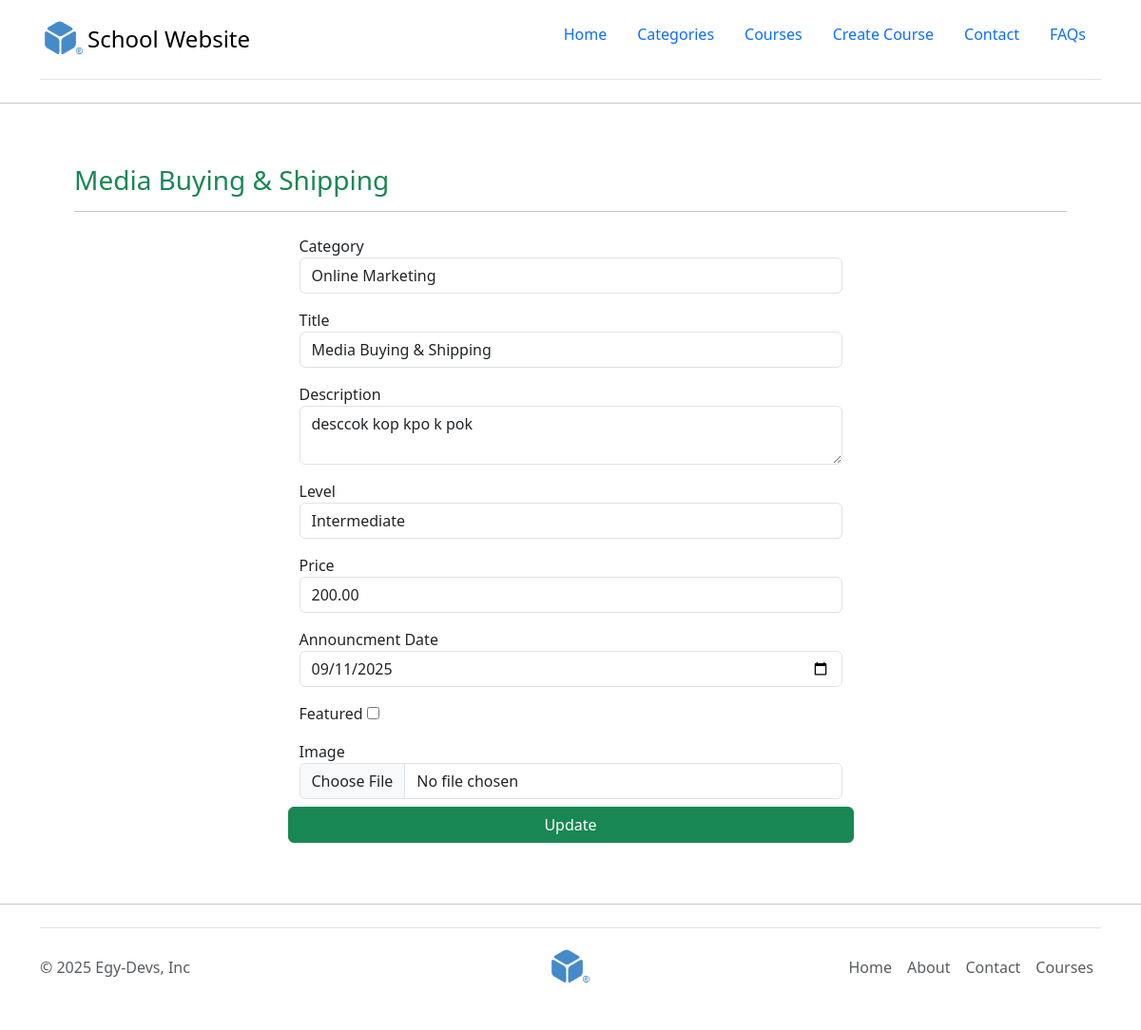
/courese/update/6/, run on the app's committed database.
### core/models.py (models this page shows, shortened)
class Course(models.Model): # Courses Table in database core_course
    LEVEL_CHOICES = (
        ('beginner', 'Beginner'),
        ('intermediate', 'Intermediate'),
        ('advacned', 'Advacned'),
    )
    cat = models.ForeignKey(Category, on_delete=models.SET_NULL, null=True, related_name='courses') # one-to-many (Web Develope | Networking) | cat_id = 1 , 2 , 3
    title = models.CharField(max_length=200, unique=True) # default (required) not nullable | string
    description = models.TextField() # Big string
    level = models.CharField(max_length=200, choices=LEVEL_CHOICES)
    price = models.DecimalField(max_digits=5, decimal_places=2, default=0.00, null=True, blank=True) # 159.99 $ | Decimals digits
    pub_date = models.DateField(null=True, blank=True)
    featured = models.BooleanField(default=False) # True, False
    image = models.ImageField(upload_to='courses', default='default.png', blank=True) # png, jpg | max_size: 2MB
    class Meta: # options
        verbose_name = 'Course'
        verbose_name_plural = 'Courses'
        get_latest_by = 'pub_date'

### core/views.py (the view)
# urls.py: path('courese/update/<int:course_id>/', update_course, name='update_course'),
def update_course(request, course_id):
    course = get_object_or_404(Course, id=course_id)
    if request.method == 'POST':
        form = CourseForm(request.POST, request.FILES, instance=course)
        if form.is_valid():
            form.save()
            messages.success(request, f'{course.title} Updated Successfully')
            return redirect('course', course_id)
        else:
            messages.error(request, 'Failed to update')
    else:
        form = CourseForm(instance=course)
    context = {
        'form':form,
        'course':course
    }
    return render(request, 'course_form.html', context)

### core/forms.py (shortened to what this page needs)
class CourseForm(forms.ModelForm):
    class Meta:
        model = Course
        fields = '__all__'
        labels = {
            'cat':'Category',
            'pub_date':'Announcment Date'
        }
        widgets = {
            'cat':forms.Select(attrs={
                'class':'form-control'
            }),
            'title':forms.TextInput(attrs={
                'class':'form-control',
                'placeholder':'ex. Python ...',
            }),
            'description':forms.Textarea(attrs={
                'class':'form-control',
                'placeholder':'Enter Description',
                'rows':2
            }),
            'level':forms.Select(attrs={
                'class':'form-control',
            }),
            'price':forms.NumberInput(attrs={
                'class':'form-control',
            }),
            'pub_date':forms.DateInput(attrs={
                'class':'form-control',
                'type':'date'
            }),
            'image':forms.FileInput(attrs={
                'class':'form-control'
            })
        }

### core/models.py (called while the page is built)
    def __str__(self):
        return f"{self.name}"

### core/templates/course_form.html (shortened to what this page needs)
{% extends 'layout/base.html' %}
{% block content %}
<div class="container p-5">
    {% if course %}
    <h3 class="text-success">{{course.title}}</h3>
    {% else %}
    <h3>Create Course</h3>
    {% endif %}
    <hr>
    <div class="container d-flex justify-content-center">
        <form method="post" class="row col-7" enctype="multipart/form-data">
            {% for field in form %}
            <div class="my-2">
                {{field.label}}
                {{field}}
            </div>
            {% endfor %}
            {% if course %}
            <button type="submit" class="btn btn-success">Update</button>
            {% else %}
            <button type="submit" class="btn btn-primary">Add</button>
            {% endif %}
        </form>
    </div>
</div>
{% endblock %}

### data on the page
Course: title "Media Buying & Shipping", form "Online Marketing" "Media Buying & Shipping" "desccok kop kpo k pok" "Intermediate" "200.00" "09/11/2025"

### other printed values
{{ field.label }} "Category" "Title" "Description" "Level" "Price" "Announcment Date" "Featured" "Image"
